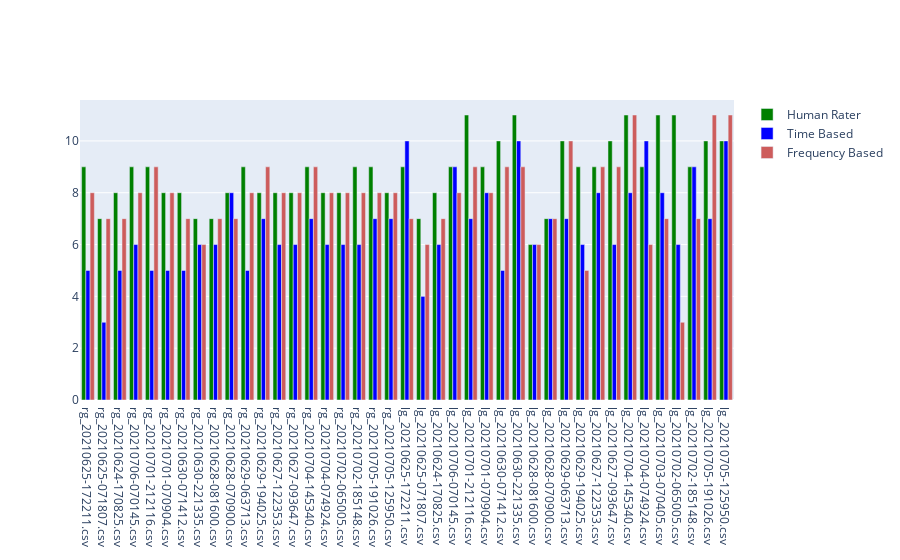

This figure's notebook cell:
### Code cell
fig3= go.Figure()
fig3.add_trace(go.Bar(
    x=results_p1["FileName"],
    y=results_p1["Human Rater"],
    name='Human Rater',
    marker_color='green'
))
                  
fig3.add_trace(go.Bar(
    x=results_p1["FileName"],
    y= results_p1["Method1_TimeBased"],#results_p1[results_p1.Method1_TimeBased !=-911.0],
    name='Time Based',
    marker_color='blue'
))
fig3.add_trace(go.Bar(
    x=results_p1["FileName"],
    y= results_p1["Method3_FreqBased"], #results_p1[results_p1.Method3_FreqBased !=-911.0],
    name='Frequency Based',
    marker_color='indianred'
))

fig3.show()
# True Positive Rate (sensitivity) - TP/TP+FN
# True Negative Rate (specificity) - TN/TN+FP
